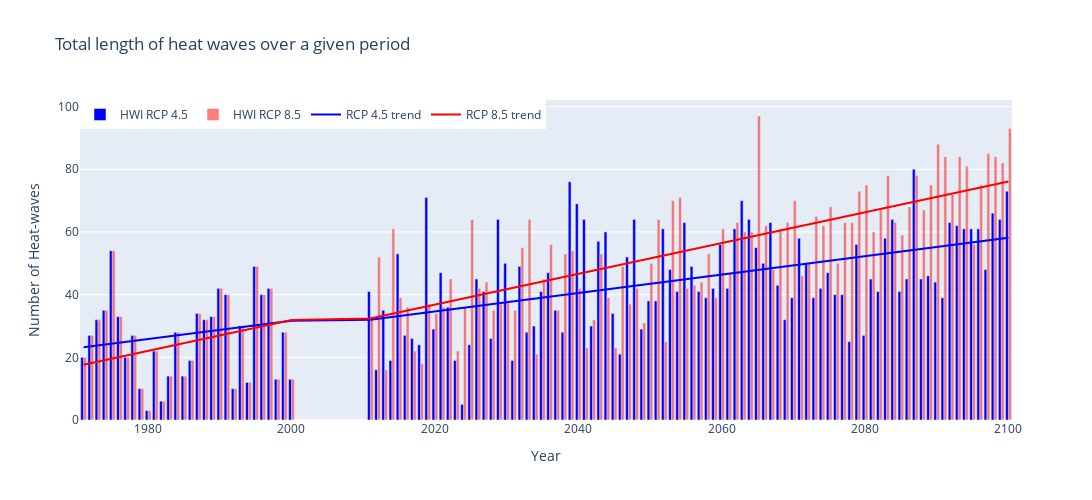

Notebook cell for this chart:
### Markdown cell above
### Plots the Heat-wave total length
Total length of heat waves over a given period. A heat wave is defined as an event where the minimum and maximum daily temperature both exceeds specific thresholds over a minimum number of days. This the sum of all days in such events.

### Code cell
# This code plots the data with Heat-wave total length for the selected pixel 
# Sample data
b = pixel_values_hwtlh + pixel_values_hwtl45
t = pixel_values_hwtlh + pixel_values_hwtl85 
# Calculate trend lines for b and t
b_trend = np.polyfit(np.arange(len(b)), b, 1)
t_trend = np.polyfit(np.arange(len(t)), t, 1)
# Define years
yearh = list(range(1971, 2001))
yearp1 = list(range(2011, 2101))
year = yearh + yearp1
# Create figure
fig = go.Figure()
# Add bar trace for 'b'
fig.add_trace(go.Bar(x=year, y=b, name='HWI RCP 4.5', marker_color='blue'))
# Add bar trace for 't'
fig.add_trace(go.Bar(x=year, y=t, name='HWI RCP 8.5', opacity=0.5, marker_color='red'))
# Add trend line trace for 'b'
fig.add_trace(go.Scatter(x=year, y=np.polyval(b_trend, np.arange(len(b))), mode='lines', name='RCP 4.5 trend', line=dict(color='blue')))
# Add trend line trace for 't'
fig.add_trace(go.Scatter(x=year, y=np.polyval(t_trend, np.arange(len(t))), mode='lines', name='RCP 8.5 trend', line=dict(color='red')))
# Update layout
fig.update_layout(
    title='Total length of heat waves over a given period',
    xaxis_title='Year',
    yaxis_title='Number of Heat-waves',
    legend=dict(x=0, y=1, traceorder='normal', orientation='h'),
    width=1100,
    height=500)
